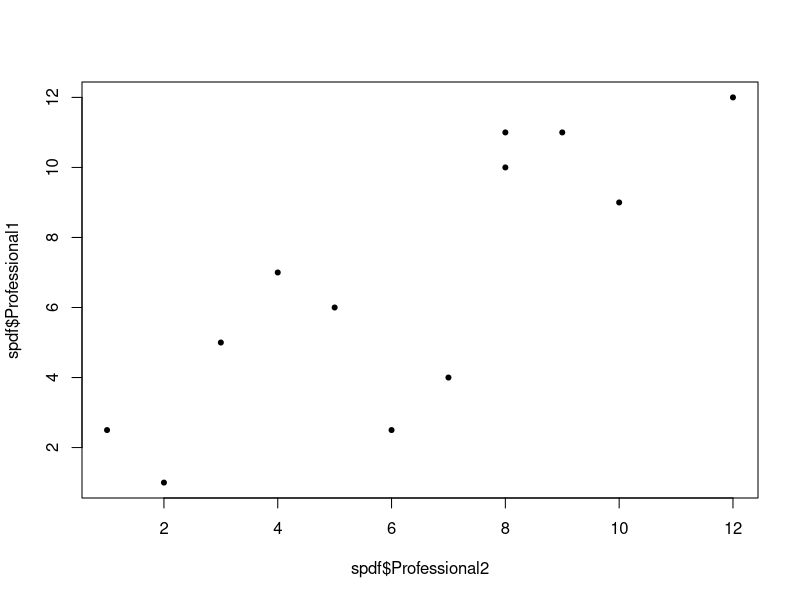
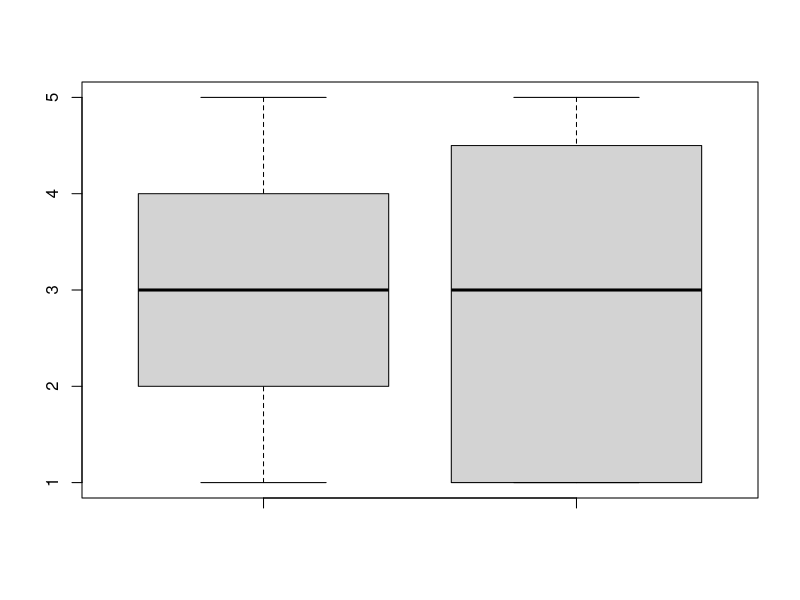

The R source for these figures, in order:
## ---- chunk 1
knitr::opts_chunk$set(echo = TRUE, comment = NA,warning = FALSE)
## ---- chunk 2
# First, we create a vector of our observed frequencies
cars <- c(81,50,27)

# Next, we create a vector of the probabilities assuming the null is  true. 
p <- c(1/3,1/3,1/3)

# Lastly, we name the function 'res', so we can call it later in more detail. Think of why we label regressions and ANOVA's as 'something.mod'. 
res <- chisq.test(cars,p=p)

res
## ---- chunk 3
# If the null were true and the proportion of cars were each 1/3, this is what we would have found
res$expected
## ---- chunk 4
# Create vector of our observations
cars <- c(81,50,27)
# Create vector of our expectations
obs <- c(1/2,1/3,1/6)
# Create output of our test
res <- chisq.test(cars,p=obs)
res
## ---- chunk 5
# Create a 3x3 matrix
mat <- matrix(c(100,100,120,24,25,26,34,13,12),nrow = 3,ncol = 3)

# Name the rows
rownames(mat) <- c("High","Medium","Low")

# Name the columns
colnames(mat) <- c("First","Second","Third")

mat

# Calculate Chi
chisq.test(mat)
## ---- chunk 6
# Create vector of two professionals
Professional1 <- c(6,5,7,10,2.5,2.5,9,1,11,4,11,12)

Professional2 <- c(5,3,4,8,1,6,10,2,9,7,8,12)

# Combine into dataframe
spdf <- data.frame(Professional1,Professional2)

# Plot
plot(spdf$Professional1~spdf$Professional2,pch=20)

# Calculate correlation
cor.test(x=spdf$Professional1,y=spdf$Professional2,method = "spearman")
## ---- chunk 7
# Create two groups with 12 ratings
GoodNeighborhood <- c(3, 4, 5, 2, 2, 3, 4, 2, 4, 2, 1, 4)
BadNeighborhood <- c(4, 4, 2, 1, 1, 5, 5, 1, 1, 5, 1, 4)

# Combine into a dataframe
Neighborhoods <- data.frame(GoodNeighborhood,BadNeighborhood)

# Plot and test
boxplot(GoodNeighborhood,BadNeighborhood,data=Neighborhoods)

wilcox.test(GoodNeighborhood,BadNeighborhood,data=Neighborhoods)
## ---- chunk 8
# Create two condition vectors with 12 samples
Condition1 <- c(75,66,78,66,25,88,89,60,70,49,88,12)
Condition2 <- c(88,55,78,67,56,85,96,54,97,76,91,13)

# Combine in dataframe
twelve_nin <- data.frame(Condition1,Condition2)
twelve_nin

# Test
wilcox.test(x=twelve_nin$Condition1,twelve_nin$Condition2,paired = TRUE)

## ---- chunk 9
# Create vector of 4 food ratings with 7 ratings each
Food_1 <-c("good","good","good","ok","ok","poor","good")
Food_2 <-c("good","superior","excellent","ok","excellent","excellent","good")
Food_3 <-c("good","superior","excellent","ok","ok","ok","good") 
Food_4 <-c("superior","excellent","good","excellent","excellent","superior","superior")

# Combine into dataframe
FoodRating <- data.frame(Food_1,Food_2,Food_3,Food_4)
FoodRating
## ---- chunk 10
Food_1 <- c(3,3,3,2,2,1,3)
Food_2 <- c(3,5,4,2,4,4,3)
Food_3 <- c(3,5,4,2,2,2,3)
Food_4 <- c(5,4,3,4,4,5,5)
NFoodRating <- data.frame(Food_1,Food_2,Food_3,Food_4)
NFoodRating
kruskal.test(NFoodRating)
## ---- chunk 11
# Create Vector of groups
a <- rep(c("Thing 0","Thing 1","Thing 10","Thing 100"),each=12)

# Create score vector
y <- round(runif(48,min=c(11.1,11.2,11.1,11.6),
                 max = c(11.7,11.7,22.6,18)),
           digits=1)

# Create participant vector
b <- as.factor(rep(1:12,4))

# Calculate test
fried_tst <- data.frame(a,b,y)
fried_tst
friedman.test(y ~ a|b)
